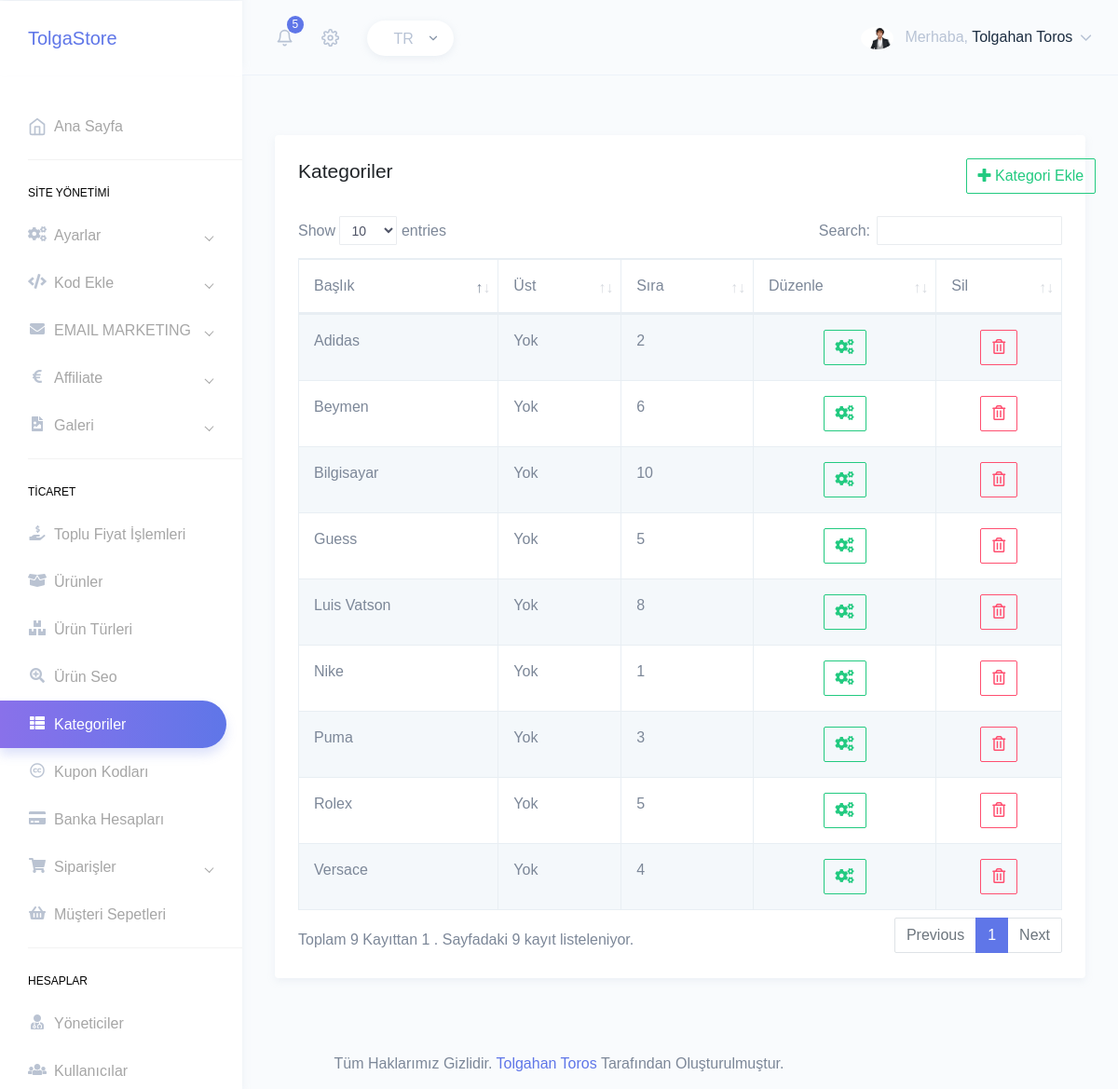
The page /src/html/kategoriler.php (signed in) on the database its author committed.
### tables this page shows
CREATE TABLE `kategori` (
  `kategori_id` int(11) NOT NULL,
  `kategori_ad` varchar(100) NOT NULL,
  `kategori_urunsayisi` int(11) NOT NULL,
  `kategori_ust` int(2) NOT NULL,
  `kategori_title` varchar(255) NOT NULL,
  `kategori_description` varchar(500) NOT NULL,
  `kategori_keyword` varchar(500) NOT NULL,
  `kategori_seourl` varchar(250) NOT NULL,
  `kategori_sira` int(2) NOT NULL,
  `kategori_durum` enum('0','1') NOT NULL DEFAULT '1'
);

### src/netting/class.crud.php (called while the page is built, shortened)
<?php
class crud{
	public $db;
	private $dbhost=DBHOST;
	private $dbuser=DBUSER;
	private $dbpass=DBPWD;
	private $dbname=DBNAME;
	function __construct(){
		try {
			$this->db=new PDO('mysql:host='.$this->dbhost.';dbname='.$this->dbname.';charset=utf8',$this->dbuser,$this->dbpass);
		} catch (Exception $e) {
			die("Veritabanı Bağlantısı Başarısız: ".$e->getMessage());
		}
	}
public function read($table,$options=[]){
	try {
		if (isset($options['columns_name']) && empty($options['limit'])) {
			$stmt=$this->db->prepare("SELECT * FROM $table ORDER BY {$options['columns_name']} {$options['columns_sort']}");
		}elseif(isset($options['columns_name']) && isset($options['limit'])){
			$stmt=$this->db->prepare("SELECT * FROM $table ORDER BY {$options['columns_name']} {$options['columns_sort']} LIMIT {$options['limit']}");
		}else{
			$stmt=$this->db->prepare("SELECT * FROM $table");
		}
		$stmt->execute();
		return $stmt;
	} catch (Exception $e) {
		return ['status' => FALSE,'error' => $e->getMessage()];
	}
}
public function wread2($table,$columns,$values,$options=[]){
	try {
		if (isset($options['columns_name']) && empty($options['limit'])) {
			$stmt=$this->db->prepare("SELECT * FROM $table WHERE $columns=? ORDER BY {$options['columns_name']} {$options['columns_sort']}");
		}elseif(isset($options['columns_name']) && isset($options['limit'])){
			$stmt=$this->db->prepare("SELECT * FROM $table WHERE $columns=? ORDER BY {$options['columns_name']} {$options['columns_sort']} LIMIT {$options['limit']}");
		}else{
			$stmt=$this->db->prepare("SELECT * FROM $table WHERE $columns=?");
		}
		$stmt->execute([htmlspecialchars($values)]);
		return $stmt;
	} catch (Exception $e) {
		return ['status' => FALSE,'error' => $e->getMessage()];
	}
}
}
?>

### src/html/kategoriler.php (the view, shortened to what this page needs)
<!DOCTYPE html>
<html dir="ltr" lang="en">
<head>
	<link href="../assets/extra-libs/c3/c3.min.css" rel="stylesheet">
	<link href="../assets/libs/chartist/dist/chartist.min.css" rel="stylesheet">
	<link href="../assets/extra-libs/jvector/jquery-jvectormap-2.0.2.css" rel="stylesheet" />
	<link href="../dist/css/style.min.css" rel="stylesheet">
	<link href="../assets/extra-libs/datatables.net-bs4/css/dataTables.bootstrap4.css" rel="stylesheet">
</head>
<body>
      <div id="main-wrapper" data-theme="light" data-layout="vertical" data-navbarbg="skin6" data-sidebartype="full"
      data-sidebar-position="fixed" data-header-position="fixed" data-boxed-layout="full">
      <?php require_once 'header.php'; ?>
      <?php require_once 'sidebar.php'; ?>
      <div class="page-wrapper">
       <div class="page-breadcrumb">
     </div>
     <div class="container-fluid">
      <div class="row">
       <div class="col-12">
        <div class="card">
         <div class="card-body">
          <div class="d-flex align-items-center mb-4">
           <h3 class="card-title">Kategoriler</h3>
           <div style="position: relative;top: 3%;left: 75%;">
            <a  data-toggle="collapse" href="#blogekle"
            aria-expanded="false" aria-controls="blogekle">
            <button type="button" class="btn btn-outline-success"><i
             class="fa fa-plus"></i> Kategori Ekle</button>
           </a>
         </div>
       </div>
<div class="table-responsive">
  <table id="zero_config" class="table table-striped table-bordered no-wrap">
   <thead>
    <tr>
     <th>Başlık</th>
     <th>Üst</th>
     <th>Sıra</th>
     <th>Düzenle</th>
     <th>Sil</th>
   </tr>
 </thead>
 <tbody>
  <?php
  $kategorisor = $db->read("kategori","kategori_ad",[
   "columns" => "kategori_ad",
   "columns_sort" => "ASC"
   ]);
  while ($kategoricek=$kategorisor->Fetch(PDO::FETCH_ASSOC)) {
   ?>
   <tr>
    <td><?php echo $kategoricek['kategori_ad'] ?></td>
    <td><?php if ($kategoricek['kategori_ust']==0) {
     echo "Yok";
   }else{
     $ustkategorisor=$db->wread("kategori","kategori_id",$kategoricek['kategori_ust']);
     echo $ustkategorisor['kategori_ad'];
   }?></td>
   <td><?php echo $kategoricek['kategori_sira'] ?></td>
   <td align="center"><a  data-toggle="collapse" href="#duzenle<?php echo $say?>"
     aria-expanded="false" aria-controls="duzenle<?php echo $kategoricek['kategori_id']?>">
   </div>
   <button type="button" class="btn btn-outline-success" data-toggle="modal"
   data-target="#duzenle<?php echo $kategoricek['kategori_id'] ?>"><i class="fas fa-cogs"></i></button>
 </div>
</a>
<div id="duzenle<?php echo $kategoricek['kategori_id'] ?>" class="modal fade" tabindex="-1" role="dialog"
 aria-hidden="true">
       <?php
       $ustkategorisor = $db->wread2("kategori","kategori_ust",0);
        ?>
</div></td>
<td align="center"><a class="btn btn-outline-danger" href="?kategori_sil=<?php echo $kategoricek['kategori_id'] ?>"><i class="far fa-trash-alt"></i></a></td>
</tr>
<?php } ?>
<?php require_once 'footer.php'; ?>
</body>
</html>

### rows shown on the page
kategori: kategori_ad "Nike", kategori_ust "Yok", kategori_sira "1"
kategori: kategori_ad "Adidas", kategori_ust "Yok", kategori_sira "2"
kategori: kategori_ad "Puma", kategori_ust "Yok", kategori_sira "3"
kategori: kategori_ad "Versace", kategori_ust "Yok", kategori_sira "4"
kategori: kategori_ad "Guess", kategori_ust "Yok", kategori_sira "5"
kategori: kategori_ad "Rolex", kategori_ust "Yok", kategori_sira "5"
kategori: kategori_ad "Beymen", kategori_ust "Yok", kategori_sira "6"
kategori: kategori_ad "Luis Vatson", kategori_ust "Yok", kategori_sira "8"
kategori: kategori_ad "Bilgisayar", kategori_ust "Yok", kategori_sira "10"

### other values the page prints
$_SESSION['admins']['admins_namesurname'] "Tolgahan Toros"
